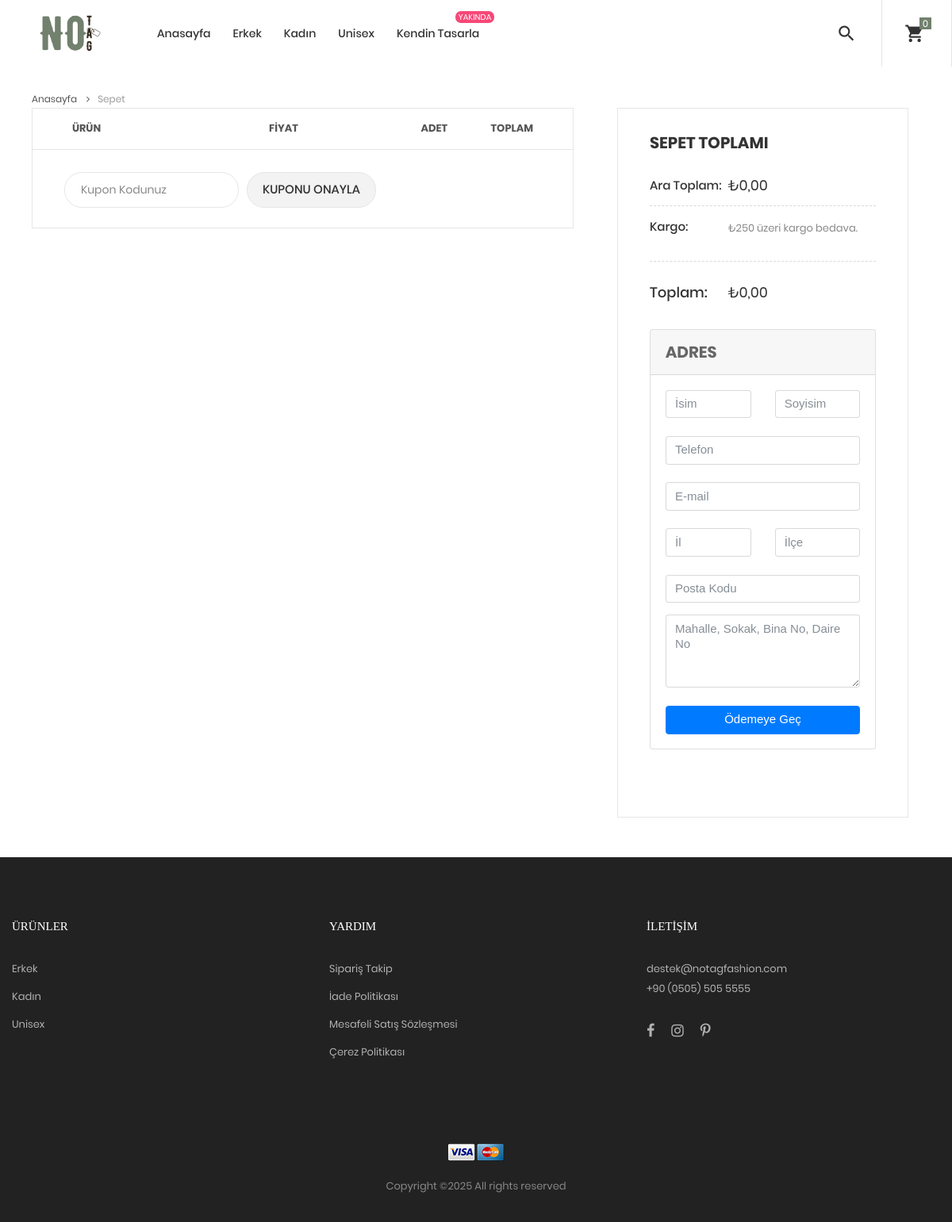
The page /sepet/ (signed in) on the database as committed earlier.
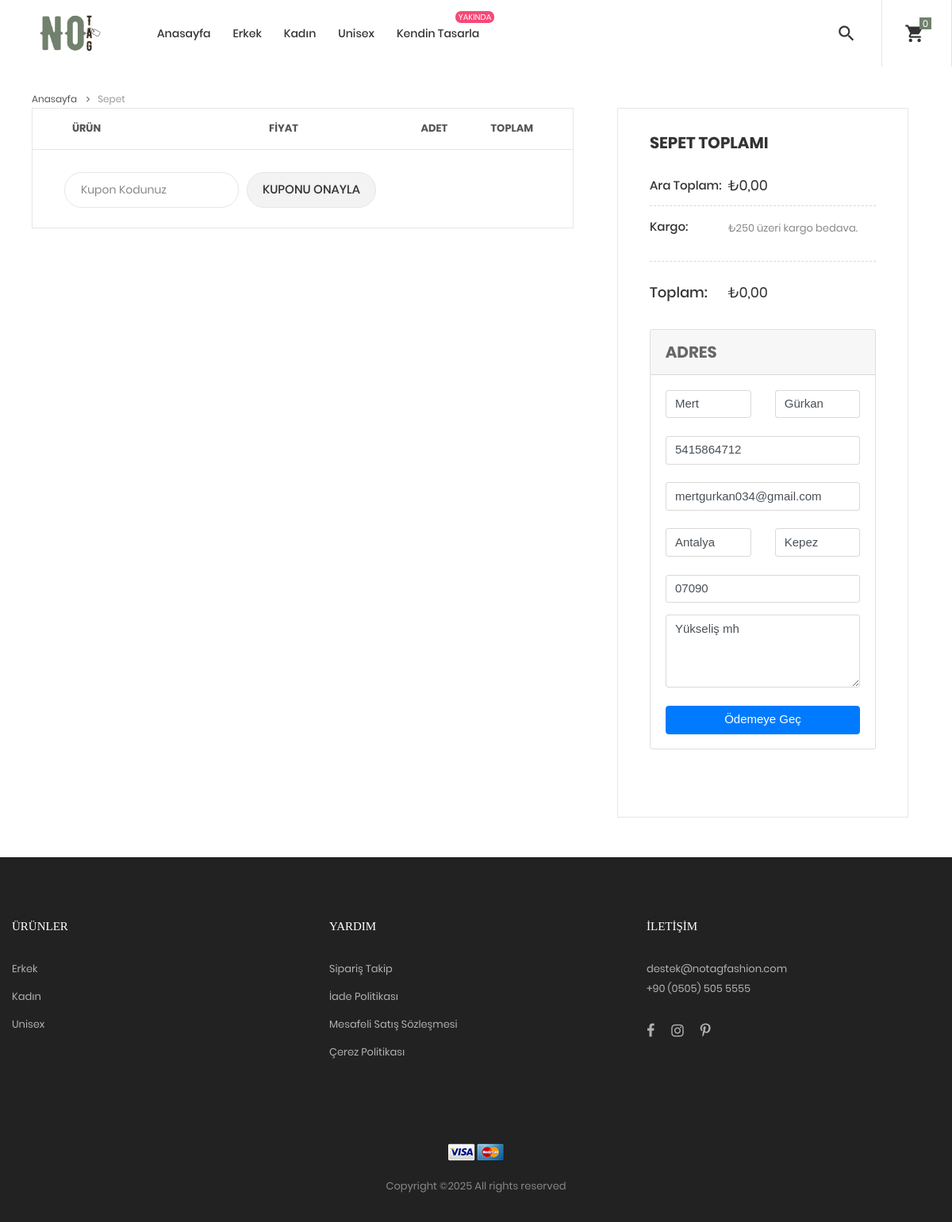
The same page on the database as committed later.
### product/models.py (models this page shows, shortened)
class ParentCategory(models.Model):
    name = models.CharField(
        max_length=250,
        unique=True,
        verbose_name='Üst Kategori İsmi'
    )
    slug = models.SlugField(
        max_length=250,
        unique=True,
        verbose_name='Slug - Lütfen Burayı Değiştirmeyin-',
        blank=True
    )
    image = models.ImageField(
        upload_to = 'parentCategory',
        blank = True,
        verbose_name = 'Resim'
    )
    class Meta:
        ordering = ('name',)
        verbose_name = 'Üst Kategori'
        verbose_name_plural = 'Üst Kategoriler'

### order/models.py (models this page shows, shortened)
class Cart(models.Model):
    cart_id = models.CharField(max_length=250, blank=True)
    user = models.ForeignKey(CustomUser, on_delete=models.CASCADE, null=True, blank=True)
    date_added = models.DateField(auto_now_add=True)
    total = models.DecimalField(max_digits=10, decimal_places=2, default=0)
    class Meta:
        db_table = 'Cart'
        ordering = ['date_added']

class Adress(models.Model):
    address_id = models.CharField(max_length=250, blank=True)
    user = models.ForeignKey(CustomUser, on_delete=models.CASCADE, null=True, blank=True)
    first_name = models.CharField(max_length=50, blank=True, verbose_name="İsim")
    last_name = models.CharField(max_length=50, blank=True, verbose_name="Soyisim")
    email = models.EmailField(max_length=254, blank=True, verbose_name="E-Posta")
    phone = models.CharField(max_length=20, blank=True, verbose_name='Telefon')
    address = models.CharField(max_length=250, blank=True, verbose_name='Alıcı Adresi')
    city = models.CharField(max_length=250, blank=True, verbose_name='Alıcının İli')
    district = models.CharField(max_length=250, blank=True, verbose_name='Alıcının İlçesi')
    postCode = models.CharField(max_length=10, blank=True, verbose_name='Alıcı Posta Kodu')

### product/views.py (the view)
# urls.py: path('sepet/', cart_detail, name='cart_detail'),
def cart_detail(request, total=0, counter=0):
    try:
        if request.user.is_authenticated:
            adres = Adress.objects.get(user=request.user)
        else:
            adres = Adress.objects.get(address_id = request.session.session_key)
    except:
        adres = None
    cart = None
    cart_items = []
    if request.user.is_authenticated:
        cart, created = Cart.objects.get_or_create(user=request.user)
    else:
        session_key = request.session.session_key
        if not session_key:
            request.session.create()
            session_key = request.session.session_key
        cart, created = Cart.objects.get_or_create(cart_id=session_key, defaults={"user": None})
    if cart:
        cart_items = CartItem.objects.filter(cart=cart, active=True)
    return render(request, 'cart.html', {
        'cart_items': cart_items,
        'adres': adres
    })

### templates/cart.html (shortened to what this page needs)
{% extends "base/base.html" %}
{% block content %}
<div class="container">
    <div class="bread-crumb flex-w p-l-25 p-r-15 p-t-30 p-lr-0-lg">
        <a href="{% url "home" %}" class="stext-109 cl8 hov-cl1 trans-04">
            Anasayfa
            <i class="fa fa-angle-right m-l-9 m-r-10" aria-hidden="true"></i>
        </a>
        <span class="stext-109 cl4">
            Sepet
        </span>
    </div>
</div>
<div class="container">
    <div class="row">
        <div class="col-lg-10 col-xl-7 m-lr-auto m-b-50">
            <div class="m-l-25 m-r--38 m-lr-0-xl">
                <div class="wrap-table-shopping-cart">
                    <table class="table-shopping-cart">
                        <tr class="table_head">
                            <th class="column-1">Ürün</th>
                            <th class="column-2"></th>
                            <th class="column-3">Fiyat</th>
                            <th class="column-4">Adet</th>
                            <th class="column-5">Toplam</th>
                        </tr>
                    </table>
                </div>
                <div class="flex-w flex-sb-m bor15 p-t-18 p-b-15 p-lr-40 p-lr-15-sm">
                    <div class="flex-w flex-m m-r-20 m-tb-5">
                        <input class="stext-104 cl2 plh4 size-117 bor13 p-lr-20 m-r-10 m-tb-5" type="text" name="coupon" placeholder="Kupon Kodunuz">
                        <div class="flex-c-m stext-101 cl2 size-118 bg8 bor13 hov-btn3 p-lr-15 trans-04 pointer m-tb-5">
                            Kuponu Onayla
                        </div>
                    </div>
                </div>
            </div>
        </div>
        <div class="col-sm-10 col-lg-7 col-xl-5 m-lr-auto m-b-50">
            <div class="bor10 p-lr-40 p-t-30 p-b-40 m-l-63 m-r-40 m-lr-0-xl p-lr-15-sm">
                <h4 class="mtext-109 cl2 p-b-30">
                    Sepet Toplamı
                </h4>
                <div class="flex-w flex-t bor12 p-b-13">
                    <div class="size-208">
                        <span class="stext-110 cl2">
                            Ara Toplam:
                        </span>
                    </div>
                    <div class="size-209">
                        <span class="mtext-110 cl2">
                            ₺{{cart.total}}
                        </span>
                    </div>
                </div>
                <div class="flex-w flex-t bor12 p-t-15 p-b-30">
                    <div class="size-208 w-full-ssm">
                        <span class="stext-110 cl2">
                            Kargo:
                        </span>
                    </div>
                    <div class="size-209 p-r-18 p-r-0-sm w-full-ssm">
                        <p class="stext-111 cl6 p-t-2">
                            ₺250 üzeri kargo bedava.
                        </p>
                    </div>
                </div>
                <div class="flex-w flex-t p-t-27 p-b-33">
                    <div class="size-208">
                        <span class="mtext-101 cl2">
                            Toplam:
                        </span>
                    </div>
                    <div class="size-209 p-t-1">
                        <span class="mtext-110 cl2">
                            ₺{{cart.total}}
                        </span>
                    </div>
                </div>
                <div class="row">
                    <div class="col-md-12 mb-4">
                        <div class="card mb-4">
                            <div class="card-header py-3">
                                <h5 class="mb-0 mtext-109">Adres</h5>
                            </div>
                            <form id="adresForm" method="POST" action="{% url 'save_address' %}">
                                <div class="card-body">
                                    <div class="row mb-4">
                                        <div class="col">
                                            <div data-mdb-input-init class="form-outline">
                                                <input type="text" id="isim" class="form-control" name="first_name"
                                                       value="{% if adres %}{{ adres.first_name }}{% endif %}" placeholder="İsim" required/>
                                            </div>
                                        </div>
                                        <div class="col">
                                            <div data-mdb-input-init class="form-outline">
                                                <input type="text" id="soyisim" class="form-control" name="last_name"
                                                       value="{% if adres %}{{ adres.last_name }}{% endif %}" placeholder="Soyisim" required/>
                                            </div>
                                        </div>
                                    </div>
                                    <div data-mdb-input-init class="form-outline mb-4">
                                        <input name="phone" type="tel" id="telefon" class="form-control" pattern="[0-9]{10}"
                                               value="{% if adres %}{{ adres.phone }}{% endif %}" placeholder="Telefon" required />
                                    </div>
                                    <div data-mdb-input-init class="form-outline mb-4">
                                        <input type="email" id="email" class="form-control"  name='email'
                                               value="{% if adres %}{{ adres.email }}{% endif %}" placeholder="E-mail"  required/>
                                    </div>
                                    <div class="row mb-4">
                                        <div class="col">
                                            <div data-mdb-input-init class="form-outline">
                                                <input type="text" id="il" class="form-control" name="city"
                                                       value="{% if adres %}{{ adres.city }}{% endif %}" placeholder="İl"  required/>
                                            </div>
                                        </div>
                                        <div class="col">
                                            <div data-mdb-input-init class="form-outline">
                                                <input type="text" id="ilce" class="form-control" name="district"
                                                       value="{% if adres %}{{ adres.district }}{% endif %}" placeholder="İlçe" required />
                                            </div>
                                        </div>
                                    </div>
                                    <div data-mdb-input-init class="form-outline">
                                        <input type="text" id="postaKodu" class="form-control mb-3" name="post_code"
                                               value="{% if adres %}{{ adres.postCode }}{% endif %}" placeholder="Posta Kodu" required />
                                    </div>
                                    <div data-mdb-input-init class="form-outline mb-4">
                                        <textarea class="form-control" id="adres" name="address" rows="4" placeholder="Mahalle, Sokak, Bina No, Daire No">{% if adres %}{{ adres.address }}{% endif %}</textarea>
                                    </div>
                                    <button type="submit" class="btn btn-primary w-100">Ödemeye Geç</button>
                                </div>
                            </form>
                        </div>
                    </div>
                </div>
            </div>
        </div>
    </div>
</div>
{% endblock content %}

### templates/base/base.html
{% include "base/components/head.html" %}
{% include "base/components/nav.html" %}
{% block content %}
{% endblock content %}
{% include "base/components/footer.html" %}

### templates/base/components/head.html (shortened to what this page needs)
{% load static %}
<!DOCTYPE html>
<html lang="tr">
<head>
	<link rel="stylesheet" type="text/css" href="{% static "vendor/bootstrap/css/bootstrap.min.css" %} ">
	<link rel="stylesheet" type="text/css" href="{% static "fonts/font-awesome-4.7.0/css/font-awesome.min.css" %} ">
	<link rel="stylesheet" type="text/css" href="{% static "fonts/iconic/css/material-design-iconic-font.min.css" %} ">
	<link rel="stylesheet" type="text/css" href="{% static "fonts/linearicons-v1.0.0/icon-font.min.css" %} ">
	<link rel="stylesheet" type="text/css" href="{% static "vendor/animate/animate.css" %} ">
	<link rel="stylesheet" type="text/css" href="{% static "vendor/css-hamburgers/hamburgers.min.css" %} ">
	<link rel="stylesheet" type="text/css" href="{% static "vendor/animsition/css/animsition.min.css" %} ">
	<link rel="stylesheet" type="text/css" href="{% static "vendor/select2/select2.min.css" %} ">
	<link rel="stylesheet" type="text/css" href="{% static "vendor/daterangepicker/daterangepicker.css" %} ">
	<link rel="stylesheet" type="text/css" href="{% static "vendor/slick/slick.css" %} ">
	<link rel="stylesheet" type="text/css" href="{% static "vendor/MagnificPopup/magnific-popup.css" %} ">
	<link rel="stylesheet" type="text/css" href="{% static "vendor/perfect-scrollbar/perfect-scrollbar.css" %} ">
	<link rel="stylesheet" type="text/css" href="{% static "css/util.css" %} ">
	<link rel="stylesheet" type="text/css" href="{% static "css/main.css" %} ">
</head>

### templates/base/components/nav.html (shortened to what this page needs)
{% load static %}
<body class="animsition">
	<header class="header-v2">
		<div class="container-menu-desktop trans-03">
			<div class="wrap-menu-desktop">
				<nav class="limiter-menu-desktop p-l-45">
					<a href="{% url "home" %}" class="logo">
						<img  src={% static "images/logo.png" %} alt="oneTAG-LOGO">
					</a>
					<div class="menu-desktop">
						<ul class="main-menu">
							<li class='active'>
								<a href="{% url "home" %}">Anasayfa</a>
							</li>
								{% for parent_category in parent_categories %}
												<li>
													<a href="#">{{parent_category.name}}</a>
												</li>
								{% endfor %}
							<li class="label1" data-label1="yakında">
								<a href="#">Kendin Tasarla</a>
							</li>
						</ul>
					</div>
					<div class="wrap-icon-header flex-w flex-r-m h-full">
						<div class="flex-c-m h-full p-r-24">
							<div class="icon-header-item cl2 hov-cl1 trans-04 p-lr-11 js-show-modal-search">
								<i class="zmdi zmdi-search"></i>
							</div>
						</div>
						<div class="flex-c-m h-full p-l-18 p-r-25 bor5">
							<div class="icon-header-item cl2 hov-cl1 trans-04 p-lr-11 icon-header-noti js-show-cart" data-notify="{{ cart_items|length }} ">
								<i class="zmdi zmdi-shopping-cart"></i>
							</div>
						</div>
						</div>
					</div>
			</div>
	</header>

### templates/base/components/footer.html (shortened to what this page needs)
{% load static %}
<footer class="bg3 p-t-75 p-b-32">
  <div class="container">
    <div class="row">
      <div class="col-sm-6 col-lg-4 p-b-50">
        <h4 class="stext-301 cl0 p-b-30">
          Ürünler
        </h4>
        <ul>
          {% for category in parent_categories %}
          <li class="p-b-10">
            <a href="#" class="stext-107 cl7 hov-cl1 trans-04">
              {{category.name}}
            </a>
          </li>
          {% endfor %}
        </ul>
      </div>
      <div class="col-sm-6 col-lg-4 p-b-50">
        <h4 class="stext-301 cl0 p-b-30">
          Yardım
        </h4>
        <ul>
          <li class="p-b-10">
            <a href="#" class="stext-107 cl7 hov-cl1 trans-04">
              Sipariş Takip
            </a>
          </li>
          <li class="p-b-10">
            <a href="#" class="stext-107 cl7 hov-cl1 trans-04">
              İade Politikası
            </a>
          </li>
          <li class="p-b-10">
            <a href="#" class="stext-107 cl7 hov-cl1 trans-04">
              Mesafeli Satış Sözleşmesi
            </a>
          </li>
          <li class="p-b-10">
            <a href="#" class="stext-107 cl7 hov-cl1 trans-04">
              Çerez Politikası
            </a>
          </li>
        </ul>
      </div>
      <div class="col-sm-6 col-lg-4 p-b-50">
        <h4 class="stext-301 cl0 p-b-30">
          İletişim
        </h4>
        <p class="stext-107 cl7 size-201">
          destek@notagfashion.com
        </p>
        <p class="stext-107 cl7 size-201">
          +90 (0505) 505 5555
        </p>
        <div class="p-t-27">
          <a href="#" class="fs-18 cl7 hov-cl1 trans-04 m-r-16">
            <i class="fa fa-facebook"></i>
          </a>
          <a href="#" class="fs-18 cl7 hov-cl1 trans-04 m-r-16">
            <i class="fa fa-instagram"></i>
          </a>
          <a href="#" class="fs-18 cl7 hov-cl1 trans-04 m-r-16">
            <i class="fa fa-pinterest-p"></i>
          </a>
        </div>
      </div>
    </div>
    <div class="p-t-40">
      <div class="flex-c-m flex-w p-b-18">
        <a href="#" class="m-all-1">
          <img src={% static "images/icons/icon-pay-02.png" %} alt="ICON-PAY">
        </a>
        <a href="#" class="m-all-1">
          <img src={% static "images/icons/icon-pay-03.png" %} alt="ICON-PAY">
        </a>
      </div>
      <p class="stext-107 cl6 txt-center">
Copyright &copy;<script>document.write(new Date().getFullYear());</script> All rights reserved
      </p>
    </div>
  </div>
</footer>
</body>
</html>

Rows that differ between the two databases and show on the page:
added Adress: first_name "Mert", last_name "Gürkan", phone "5415864712", email "mertgurkan034@gmail.com", city "Antalya", district "Kepez", post_code "07090", address "Yükseliş mh"
